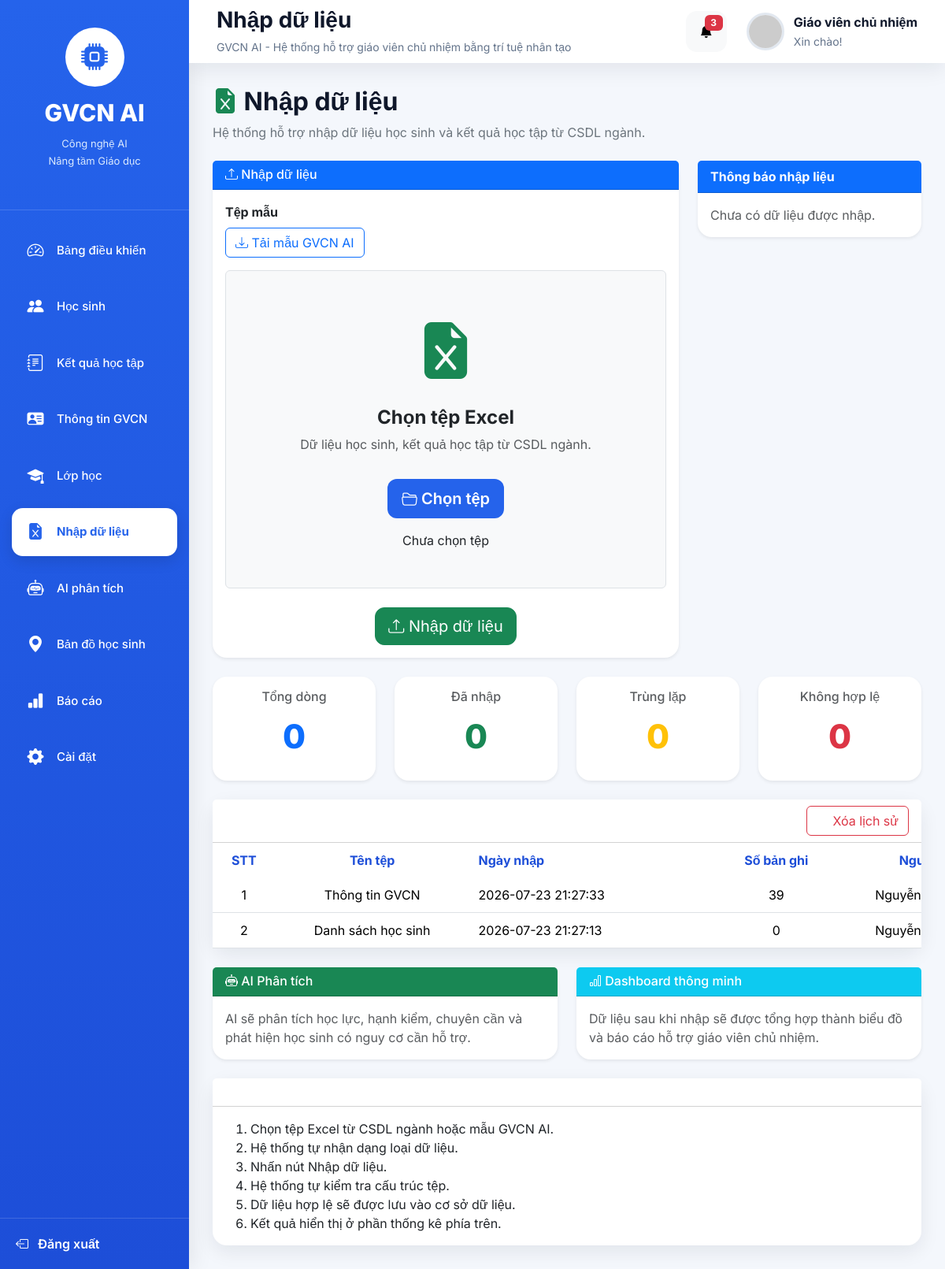
Screenshot of /upload with the database file from the repository.
### tables this page shows
CREATE TABLE import_history(

    id INTEGER PRIMARY KEY AUTOINCREMENT,

    ten_tep TEXT,

    loai_du_lieu TEXT,

    so_ban_ghi INTEGER,

    nguoi_nhap TEXT,

    trang_thai TEXT,

    thoi_gian TIMESTAMP DEFAULT CURRENT_TIMESTAMP

);

### app.py (the view, shortened to what this page needs)
@app.route("/upload", methods=["GET", "POST"])
def upload():
    stats = {
        "total": 0,
        "imported": 0,
        "updated": 0,
        "duplicate": 0,
        "invalid": 0
    }
    conn = get_connection()
    history = conn.execute("""
SELECT

    ten_tep,

    loai_du_lieu,

    so_ban_ghi,

    nguoi_nhap,

    trang_thai,

    thoi_gian

FROM import_history

ORDER BY id DESC

LIMIT 20

""").fetchall()
    conn.close()
    return render_template(
        "upload.html",
        stats=stats,
        history=history,
        page_title="Nhập dữ liệu",
        active_page="upload"
    )

### modules/database.py (called while the page is built)
def get_connection():
    conn = sqlite3.connect(DATABASE)
    conn.row_factory = sqlite3.Row
    return conn

### templates/upload.html (shortened to what this page needs)
{% extends "layout.html" %}
{% block content %}
<div>
    <h2 class="fw-bold">
        <i class="bi bi-file-earmark-excel-fill text-success"></i>
        Nhập dữ liệu
    </h2>
    <p class="text-secondary mb-0">
        Hệ thống hỗ trợ nhập dữ liệu học sinh và kết quả học tập từ CSDL ngành.
    </p>
</div>
<div class="row mt-4">
    <div class="col-lg-10 col-xl-8 mx-auto">
        <div class="card shadow-sm">
            <div class="card-header bg-primary text-white">
                <h5 class="mb-0">
                    <i class="bi bi-upload"></i>
                    Nhập dữ liệu
                </h5>
            </div>
            <div class="card-body">
                <form
                    method="POST"
                    action="/upload"
                    enctype="multipart/form-data">
                    <div class="mb-3">
                        <label class="form-label fw-bold">
                            Tệp mẫu
                        </label>
                        <div>
                            <a
                                href="/download-template/gvcn"
                                class="btn btn-outline-primary">
                                <i class="bi bi-download"></i>
                                Tải mẫu GVCN AI
                            </a>
                        </div>
                    </div>
                    <div
                        class="border rounded bg-light text-center p-5">
                        <i
                            class="bi bi-file-earmark-excel-fill text-success"
                            style="font-size:72px;">
                        </i>
                        <h4 class="mt-3">
                            Chọn tệp Excel
                        </h4>
                        <p class="text-muted">
                            Dữ liệu học sinh, kết quả học tập từ CSDL ngành.
                        </p>
<button
    type="button"
    class="btn btn-primary btn-lg mt-3"
    onclick="document.getElementById('excel_file').click()">
    <i class="bi bi-folder2-open"></i>
    Chọn tệp
</button>
<div class="mt-3">
    <span id="fileName">
        Chưa chọn tệp
    </span>
</div>
                    </div>
                    <div class="text-center mt-4">
                        <button
                            type="submit"
                            class="btn btn-success btn-lg">
                            <i class="bi bi-upload"></i>
                            Nhập dữ liệu
                        </button>
                    </div>
                </form>
            </div>
        </div>
    </div>
    <div class="col-lg-4">
        {% with messages = get_flashed_messages(with_categories=true) %}
        {% if messages %}
            {% for category, message in messages %}
            <div class="card shadow-sm">
                <div class="card-header bg-success text-white">
                    <strong>
                        Thông báo nhập liệu
                    </strong>
                </div>
                <div class="card-body">
                    <p class="mb-0">
                        {{ message }}
                    </p>
                </div>
            </div>
            {% endfor %}
        {% else %}
        <div class="card shadow-sm">
            <div class="card-header bg-primary text-white">
                <strong>
                    Thông báo nhập liệu
                </strong>
            </div>
            <div class="card-body">
                <p class="text-muted mb-0">
                    Chưa có dữ liệu được nhập.
                </p>
            </div>
        </div>
        {% endif %}
        {% endwith %}
    </div>
</div>
<div class="row mt-4">
    <div class="col-lg-3">
        <div class="card shadow-sm text-center">
            <div class="card-body">
                <h6 class="text-muted">
                    Tổng dòng
                </h6>
                <h2 class="text-primary">
                    {{ stats.total|default(0) }}
                </h2>
            </div>
        </div>
    </div>
    <div class="col-lg-3">
        <div class="card shadow-sm text-center">
            <div class="card-body">
                <h6 class="text-muted">
                    Đã nhập
                </h6>
                <h2 class="text-success">
                    {{ stats.imported|default(0) }}
                </h2>
            </div>
        </div>
    </div>
    <div class="col-lg-3">
        <div class="card shadow-sm text-center">
            <div class="card-body">
                <h6 class="text-muted">
                    Trùng lặp
                </h6>
                <h2 class="text-warning">
                    {{ stats.duplicate|default(0) }}
                </h2>
            </div>
        </div>
    </div>
    <div class="col-lg-3">
        <div class="card shadow-sm text-center">
            <div class="card-body">
                <h6 class="text-muted">
                    Không hợp lệ
                </h6>
                <h2 class="text-danger">
                    {{ stats.invalid|default(0) }}
                </h2>
            </div>
        </div>
    </div>
</div>
<div class="row mt-4">
    <div class="col-lg-12">
        <div class="card">
            <div class="card-header bg-white">
                <div class="d-flex flex-column flex-md-row justify-content-between align-items-start align-items-md-center gap-3">
                <h5 class="mb-0">
            </h5>
                <form
                method="POST"
                action="/upload/history/clear"
                onsubmit="return confirm('Bạn có chắc muốn xóa toàn bộ lịch sử nhập liệu?');">
        <button
    type="submit"
    class="btn btn-outline-danger w-100 w-md-auto">
                <i class="bi bi-trash"></i>
            Xóa lịch sử
        </button>
    </form>
</div>
            </div>
            <div class="table-responsive">
                <table class="table table-hover align-middle mb-0">
                    <thead>
                        <tr>
                            <th>STT</th>
                            <th>Tên tệp</th>
                            <th>Ngày nhập</th>
                            <th>Số bản ghi</th>
                            <th>Người nhập</th>
                        </tr>
                    </thead>
                   <tbody>
{% if history %}
    {% for item in history %}
    <tr>
        <td>{{ loop.index }}</td>
        <td>{{ item.loai_du_lieu }}</td>
        <td>{{ item.thoi_gian }}</td>
        <td>{{ item.so_ban_ghi }}</td>
        <td>{{ item.nguoi_nhap }}</td>
                            </tr>
                                    {% endfor %}
                                    {% else %}
                            <tr>
                                <td colspan="6" class="text-center text-muted py-4">
                                     Chưa có lịch sử nhập liệu.
                                 </td>
                            </tr>
                            {% endif %}
                    </tbody>
                </table>
            </div>
        </div>
    </div>
</div>
<div class="row mt-4">
    <div class="col-lg-6">
        <div class="card shadow-sm">
            <div class="card-header bg-success text-white">
                <h5 class="mb-0">
                    <i class="bi bi-robot"></i>
                    AI Phân tích
                </h5>
            </div>
            <div class="card-body">
                <p class="mb-0 text-muted">
                    AI sẽ phân tích học lực, hạnh kiểm, chuyên cần và phát hiện học sinh có nguy cơ cần hỗ trợ.
                </p>
            </div>
        </div>
    </div>
    <div class="col-lg-6">
        <div class="card shadow-sm">
            <div class="card-header bg-info text-white">
                <h5 class="mb-0">
                    <i class="bi bi-bar-chart"></i>
                    Dashboard thông minh
                </h5>
            </div>
            <div class="card-body">
                <p class="mb-0 text-muted">
                    Dữ liệu sau khi nhập sẽ được tổng hợp thành biểu đồ và báo cáo hỗ trợ giáo viên chủ nhiệm.
                </p>
            </div>
        </div>
    </div>
</div>
<div class="row mt-4">
    <div class="col-lg-12">
        <div class="card">
            <div class="card-header bg-white">
                <h5 class="mb-0">
                </h5>
            </div>
            <div class="card-body">
                <ol class="mb-0">
                    <li>Chọn tệp Excel từ CSDL ngành hoặc mẫu GVCN AI.</li>
                    <li>Hệ thống tự nhận dạng loại dữ liệu.</li>
                    <li>Nhấn nút Nhập dữ liệu.</li>
                    <li>Hệ thống tự kiểm tra cấu trúc tệp.</li>
                    <li>Dữ liệu hợp lệ sẽ được lưu vào cơ sở dữ liệu.</li>
                    <li>Kết quả hiển thị ở phần thống kê phía trên.</li>
                </ol>
            </div>
        </div>
    </div>
</div>
{% endblock %}

### static/css/style.css (style rules this page uses)
* { margin:0; padding:0; box-sizing:border-box; }
:root { --primary:#2563eb; --primary-dark:#1d4ed8; --success:#16a34a; --warning:#f59e0b; --danger:#dc2626; --purple:#7c3aed; --bg:#f4f7fc; --white:#ffffff; --text:#0f172a; --text-light:#64748b; --radius:18px; --shadow: 0 8px 25px rgba(15,23,42,.08); }
html { scroll-behavior:smooth; }
body { font-family:'Inter',sans-serif; background:var(--bg); color:var(--text); overflow-x:auto; }
.card { border:none; border-radius:var(--radius); box-shadow:var(--shadow); transition:.25s; }
.card h2 { font-size:42px; font-weight:800; margin:15px 0; }
.card h4 { font-weight:700; }
.card h5 { color:var(--text-light); font-size:16px; }
.table { margin-bottom:0; vertical-align:middle; }
.table thead { background:#eff6ff; }
.table th { color:var(--primary-dark); font-weight:700; border:none; padding:10px 12px; }
.table td { padding:10px 12px; }
.table tbody tr { transition:.2s; }
.btn-primary { background:var(--primary); border:none; border-radius:12px; padding:10px 18px; font-weight:600; }
.btn-success { border-radius:12px; }
.card-header[class*="bg-"] { color:#fff !important; }
.card-header[class*="bg-"] h1, .card-header[class*="bg-"] h2, .card-header[class*="bg-"] h3, .card-header[class*="bg-"] h4, .card-header[class*="bg-"] h5, .card-header[class*="bg-"] h6, .card-header[class*="bg-"] p, .card-header[class*="bg-"] span, .card-header[class*="bg-"] strong, .card-header[class*="bg-"] small, .card-header[class*="bg-"] i { color:#fff !important; }
.table th, .table td { white-space:nowrap; text-align:center; vertical-align:middle; }
.table td:nth-child(3), .table th:nth-child(3) { text-align:left; min-width:220px; }
.table td:nth-child(2), .table th:nth-child(2) { min-width:130px; }
.table-responsive { overflow-x: auto; overflow-y: hidden; white-space: nowrap; width: 100%; }
.table { width:100%; min-width:1200px; }

### rows the page displays
import_history: loai_du_lieu "Thông tin GVCN", thoi_gian "2026-07-23 21:27:33", so_ban_ghi "39", nguoi_nhap "Nguyễn…"
import_history: loai_du_lieu "Danh sách học sinh", thoi_gian "2026-07-23 21:27:13", so_ban_ghi "0", nguoi_nhap "Nguyễn…"

### other values shown
{{ page_title }} "Nhập dữ liệu"
{{ stats.total|default(0) }} "0"
{{ stats.imported|default(0) }} "0"
{{ stats.duplicate|default(0) }} "0"
{{ stats.invalid|default(0) }} "0"
